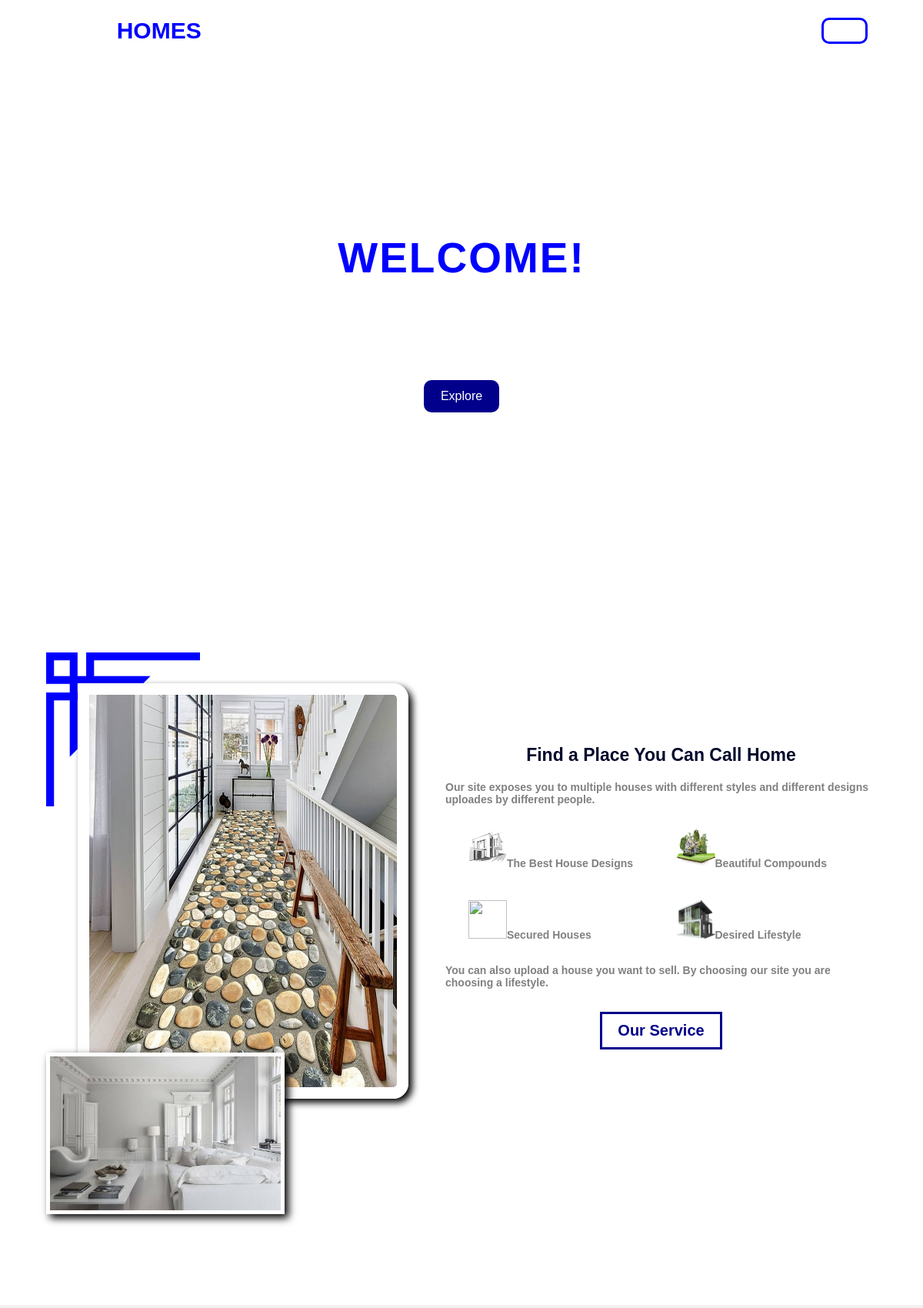
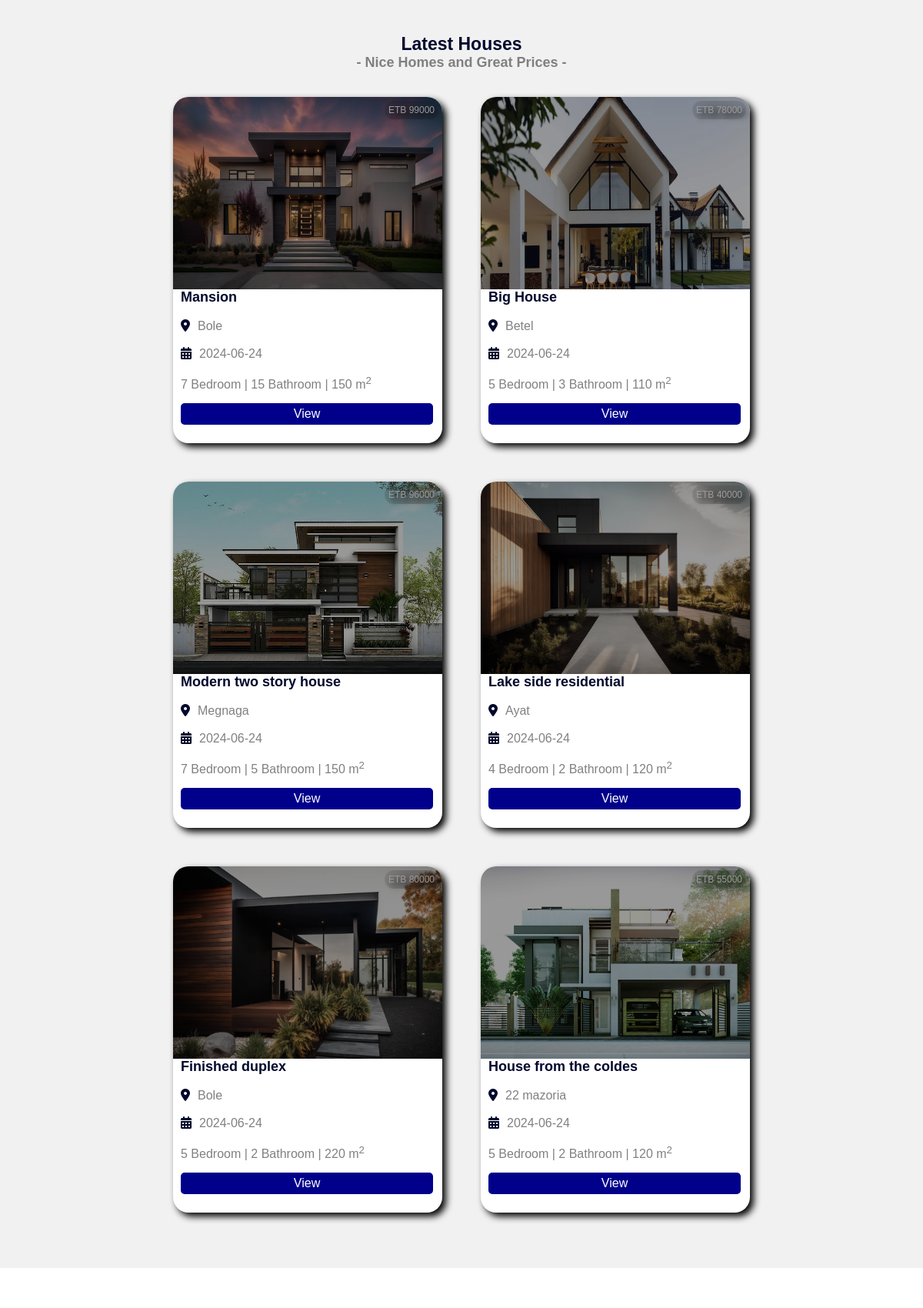
The page /html/index.php (upper part) on the database its author committed (2 pictures, top to bottom).
### tables this page shows
CREATE TABLE `house_table` (
  `house_id` int(10) NOT NULL,
  `house_image` varchar(100) NOT NULL,
  `image_1` varchar(100) NOT NULL,
  `image_2` varchar(100) NOT NULL,
  `image_3` varchar(100) NOT NULL,
  `image_4` varchar(100) NOT NULL,
  `image_5` varchar(100) NOT NULL,
  `house_name` varchar(100) NOT NULL,
  `house_price` int(10) NOT NULL,
  `house_location` varchar(100) NOT NULL,
  `house_bedroom` int(10) NOT NULL,
  `house_bathroom` int(10) NOT NULL,
  `house_area` int(10) NOT NULL,
  `house_status` tinyint(1) NOT NULL,
  `house_promotion` tinyint(1) NOT NULL,
  `house_rating` float NOT NULL,
  `house_review_number` int(10) NOT NULL,
  `buy_or_sale` tinyint(1) NOT NULL,
  `date` date NOT NULL,
  `user_id` int(11) NOT NULL
);

### html/index.php (the view, shortened to what this page needs)
<?php
    include ("../php/connection.php");
?>
<!DOCTYPE html>
<html>
<head>
    <link rel="stylesheet" href="../css/home_page.css">
    <link rel="stylesheet" href="https://cdnjs.cloudflare.com/ajax/libs/font-awesome/6.5.2/css/all.min.css" />
</head>
<body>
    <video autoplay loop muted>
        <source src="../assets/house_with_swimming_pool.mp4">
    </video>
    <section class="section_1">
        <header>
            <h1>ETHIO<span>HOMES</span></h1>
            <nav>
                <a href="index.php">Home</a>
                <a href="all_page.php">All</a>
                <a href="buy_page.php">Buy</a>
                <a href="rent_page.php">Rent</a>
                <a href="post_page.php">Posts</a>
                <a href="log_in_page.php" style="position: static; border: solid blue; border-radius: 10px; padding: 5px 7px; transition: 1s;">LogIn</a>
            </nav>
        </header>
        <main>
            <h1>WELCOME!</h1>
            <h1><span>YOUR DREAM PROPERTIES</span></h1>
            <a href="explore_page/all_property_page.php">Explore</a>
        </main>
    </section>
    <section class="section_2">
        <header>
            <img class="image_2" src="../assets/corridor_of_a_house.jpg">
            <img class="image_3" src="../assets/fully_white_color_room.jpeg">
        </header>
        <main>
            <h1>Find a Place You Can Call Home</h1>
            <p>Our site exposes you to multiple houses with different styles and different designs uploades by different people.</p>
            <div>
                <p><img src="../assets/architecture_design_of_house.png" width="50px" height="50px">The Best House Designs</p>
                <p><img src="../assets/house_with_green_area.png" width="50px" height="50px">Beautiful Compounds</p>
                <p><img src="../assets/security_guard.png" width="50px" height="50px">Secured Houses</p>
                <p><img src="../assets/house_with_iron_gate.png" width="50px" height="50px">Desired Lifestyle</p>
            </div>
            <p>You can also upload a house you want to sell. By choosing our site you are choosing a lifestyle.</p>
            <div class="button">
                <a href="about_page.html">Our Service</a>
            </div>
        </main>
    </section>
    <section class="section_3">
        <header>
            <h1>Latest Houses</h1>
            <h3>- Nice Homes and Great Prices -</h3>
        </header>
        <main id="main">
            <?php
                $sql_1 = "SELECT * FROM house_table ORDER BY house_id DESC";
                $house_table = mysqli_query($connection, $sql_1);
                if(mysqli_num_rows($house_table) > 0){
                    $i = 0;
                    while($row = mysqli_fetch_assoc($house_table)){
                        if($i > 5){
                            break;
                        }
                        $i++;
            ?>
            <div id="houses">
                <div class="image">
                    <img src="../z_databse_assets/<?php if(!empty($row['house_image'] || $row['house_image'] != "")){ echo $row['house_image']; } else{ echo "no_image.jpg"; } ?>">
                </div>
                <div id="details">
                    <h1><?php if(!empty($row['house_name'] || $row['house_name'] != "")){ echo $row['house_name']; } else{?> N/A <?php } ?></h1><br>
                    <p>ETB <?php if(!empty($row['house_price'] || $row['house_price'] != 0)){ echo $row['house_price']; } else{?> N/A <?php } ?></p>
                    <i class="fa-solid fa-location-dot"></i><p><?php if(!empty($row['house_location'] || $row['house_location'] != "")){ echo $row['house_location']; } else{?> N/A <?php } ?></p><br><br>
                    <i class="fa-solid fa-calendar-days"></i><p><?php if(empty($row['date']) || $row['date'] == "0000-00-00"){ ?> N/A <?php }else{ echo $row['date']; } ?></p><br><br>
                    <p><?php if(!empty($row['house_bedroom'] || $row['house_bedroom'] != 0)){ echo $row['house_bedroom']; } else{?> N/A <?php } ?> Bedroom | <?php if(!empty($row['house_bathroom'] || $row['house_bathroom'] != 0)){ echo $row['house_bathroom']; } else{?> N/A <?php } ?> Bathroom | <?php if(!empty($row['house_area'] || $row['house_area'] != 0)){ echo $row['house_area']; } else{?> N/A <?php } ?> m<sup>2</sup></p>
                    <a href="view_page/view_page.php?house_id=<?php echo $row['house_id']; ?>">View</a>
                </div>
            </div>
            <?php
                    }
                }
            ?>
        </main>
    </section>
    <section class="section_4">
    </section>
</body>
</html>

### rows shown on the page
house_table: house_image (picture), house_name "Mansion", house_price "99000", house_location "Bole", date "2024-06-24", house_bedroom "7", house_bathroom "15", house_area "150"
house_table: house_image (picture), house_name "Big House", house_price "78000", house_location "Betel", date "2024-06-24", house_bedroom "5", house_bathroom "3", house_area "110"
house_table: house_image (picture), house_name "Modern two story house", house_price "96000", house_location "Megnaga", date "2024-06-24", house_bedroom "7", house_bathroom "5", house_area "150"
house_table: house_image (picture), house_name "Lake side residential", house_price "40000", house_location "Ayat", date "2024-06-24", house_bedroom "4", house_bathroom "2", house_area "120"
house_table: house_image (picture), house_name "Finished duplex", house_price "80000", house_location "Bole", date "2024-06-24", house_bedroom "5", house_bathroom "2", house_area "220"
house_table: house_image (picture), house_name "House from the coldes", house_price "55000", house_location "22 mazoria", date "2024-06-24", house_bedroom "5", house_bathroom "2", house_area "120"
